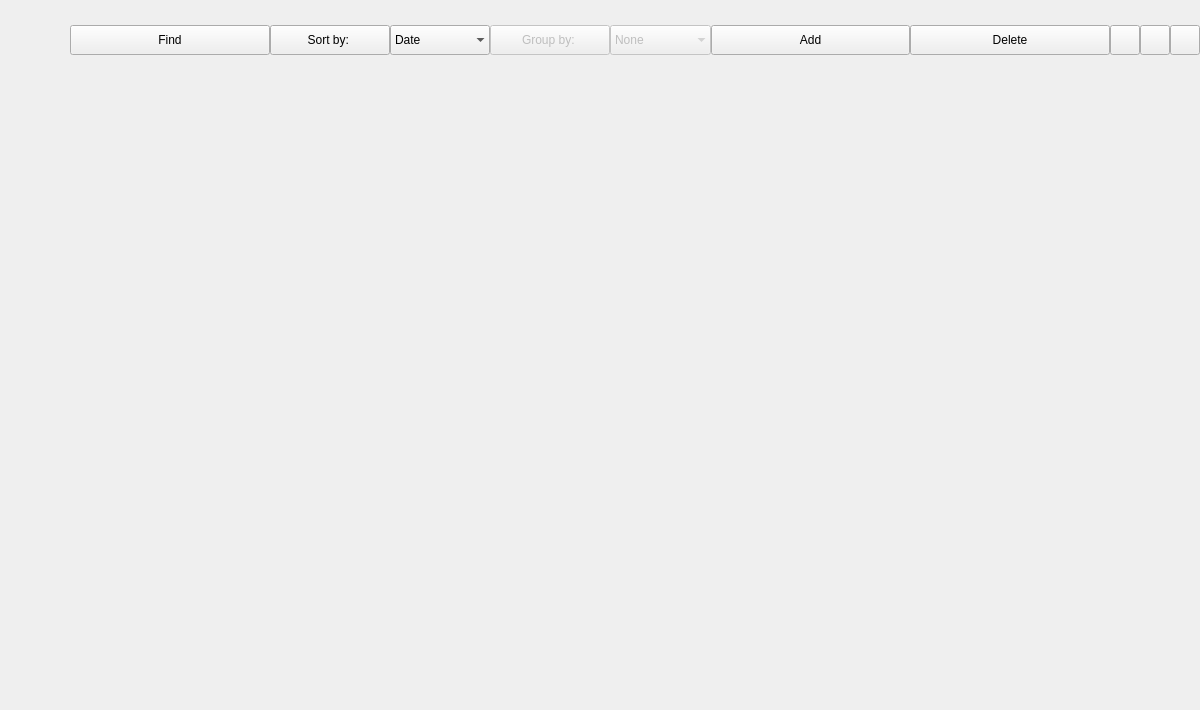
<?xml version="1.0" encoding="UTF-8"?>
<ui version="4.0">
 <class>MainWindow</class>
 <widget class="QMainWindow" name="MainWindow">
  <property name="windowModality">
   <enum>Qt::NonModal</enum>
  </property>
  <property name="enabled">
   <bool>true</bool>
  </property>
  <property name="geometry">
   <rect>
    <x>0</x>
    <y>0</y>
    <width>1200</width>
    <height>710</height>
   </rect>
  </property>
  <property name="sizePolicy">
   <sizepolicy hsizetype="Expanding" vsizetype="Expanding">
    <horstretch>0</horstretch>
    <verstretch>0</verstretch>
   </sizepolicy>
  </property>
  <property name="minimumSize">
   <size>
    <width>1060</width>
    <height>550</height>
   </size>
  </property>
  <property name="focusPolicy">
   <enum>Qt::NoFocus</enum>
  </property>
  <property name="contextMenuPolicy">
   <enum>Qt::NoContextMenu</enum>
  </property>
  <property name="windowTitle">
   <string>Reader</string>
  </property>
  <property name="layoutDirection">
   <enum>Qt::LeftToRight</enum>
  </property>
  <property name="autoFillBackground">
   <bool>true</bool>
  </property>
  <property name="styleSheet">
   <string notr="true">MainWindow
{
background: none;
border: 10px solid grey; 
outline: red solid 8px;
}</string>
  </property>
  <property name="animated">
   <bool>true</bool>
  </property>
  <property name="dockNestingEnabled">
   <bool>true</bool>
  </property>
  <property name="dockOptions">
   <set>QMainWindow::AllowNestedDocks|QMainWindow::AllowTabbedDocks|QMainWindow::AnimatedDocks|QMainWindow::ForceTabbedDocks|QMainWindow::GroupedDragging|QMainWindow::VerticalTabs</set>
  </property>
  <property name="unifiedTitleAndToolBarOnMac">
   <bool>true</bool>
  </property>
  <widget class="QWidget" name="MainWidget">
   <property name="sizePolicy">
    <sizepolicy hsizetype="Expanding" vsizetype="Expanding">
     <horstretch>0</horstretch>
     <verstretch>0</verstretch>
    </sizepolicy>
   </property>
   <property name="font">
    <font>
     <stylestrategy>PreferAntialias</stylestrategy>
    </font>
   </property>
   <property name="styleSheet">
    <string notr="true"/>
   </property>
   <layout class="QVBoxLayout" name="verticalLayout">
    <property name="spacing">
     <number>0</number>
    </property>
    <property name="sizeConstraint">
     <enum>QLayout::SetDefaultConstraint</enum>
    </property>
    <property name="leftMargin">
     <number>0</number>
    </property>
    <property name="topMargin">
     <number>0</number>
    </property>
    <property name="rightMargin">
     <number>0</number>
    </property>
    <property name="bottomMargin">
     <number>0</number>
    </property>
    <item>
     <widget class="QWidget" name="TopBarWidget" native="true">
      <property name="minimumSize">
       <size>
        <width>0</width>
        <height>25</height>
       </size>
      </property>
      <property name="maximumSize">
       <size>
        <width>16777215</width>
        <height>25</height>
       </size>
      </property>
      <layout class="QHBoxLayout" name="horizontalLayout_3">
       <property name="spacing">
        <number>0</number>
       </property>
       <property name="leftMargin">
        <number>0</number>
       </property>
       <property name="topMargin">
        <number>0</number>
       </property>
       <property name="rightMargin">
        <number>0</number>
       </property>
       <property name="bottomMargin">
        <number>0</number>
       </property>
       <item>
        <spacer name="horizontalSpacer">
         <property name="orientation">
          <enum>Qt::Horizontal</enum>
         </property>
         <property name="sizeHint" stdset="0">
          <size>
           <width>1122</width>
           <height>4</height>
          </size>
         </property>
        </spacer>
       </item>
       <item>
        <widget class="QPushButton" name="min_button">
         <property name="minimumSize">
          <size>
           <width>25</width>
           <height>25</height>
          </size>
         </property>
         <property name="maximumSize">
          <size>
           <width>25</width>
           <height>25</height>
          </size>
         </property>
         <property name="palette">
          <palette>
           <active>
            <colorrole role="WindowText">
             <brush brushstyle="SolidPattern">
              <color alpha="255">
               <red>255</red>
               <green>255</green>
               <blue>0</blue>
              </color>
             </brush>
            </colorrole>
            <colorrole role="Button">
             <brush brushstyle="SolidPattern">
              <color alpha="255">
               <red>255</red>
               <green>0</green>
               <blue>0</blue>
              </color>
             </brush>
            </colorrole>
            <colorrole role="Base">
             <brush brushstyle="SolidPattern">
              <color alpha="255">
               <red>255</red>
               <green>0</green>
               <blue>0</blue>
              </color>
             </brush>
            </colorrole>
            <colorrole role="Window">
             <brush brushstyle="SolidPattern">
              <color alpha="255">
               <red>255</red>
               <green>0</green>
               <blue>0</blue>
              </color>
             </brush>
            </colorrole>
            <colorrole role="Highlight">
             <brush brushstyle="SolidPattern">
              <color alpha="255">
               <red>255</red>
               <green>0</green>
               <blue>0</blue>
              </color>
             </brush>
            </colorrole>
            <colorrole role="Link">
             <brush brushstyle="SolidPattern">
              <color alpha="255">
               <red>255</red>
               <green>0</green>
               <blue>0</blue>
              </color>
             </brush>
            </colorrole>
           </active>
           <inactive>
            <colorrole role="WindowText">
             <brush brushstyle="SolidPattern">
              <color alpha="255">
               <red>255</red>
               <green>255</green>
               <blue>0</blue>
              </color>
             </brush>
            </colorrole>
            <colorrole role="Button">
             <brush brushstyle="SolidPattern">
              <color alpha="255">
               <red>255</red>
               <green>0</green>
               <blue>0</blue>
              </color>
             </brush>
            </colorrole>
            <colorrole role="Base">
             <brush brushstyle="SolidPattern">
              <color alpha="255">
               <red>255</red>
               <green>0</green>
               <blue>0</blue>
              </color>
             </brush>
            </colorrole>
            <colorrole role="Window">
             <brush brushstyle="SolidPattern">
              <color alpha="255">
               <red>255</red>
               <green>0</green>
               <blue>0</blue>
              </color>
             </brush>
            </colorrole>
            <colorrole role="Highlight">
             <brush brushstyle="SolidPattern">
              <color alpha="255">
               <red>255</red>
               <green>0</green>
               <blue>0</blue>
              </color>
             </brush>
            </colorrole>
            <colorrole role="Link">
             <brush brushstyle="SolidPattern">
              <color alpha="255">
               <red>255</red>
               <green>0</green>
               <blue>0</blue>
              </color>
             </brush>
            </colorrole>
           </inactive>
           <disabled>
            <colorrole role="WindowText">
             <brush brushstyle="SolidPattern">
              <color alpha="255">
               <red>120</red>
               <green>120</green>
               <blue>120</blue>
              </color>
             </brush>
            </colorrole>
            <colorrole role="Button">
             <brush brushstyle="SolidPattern">
              <color alpha="255">
               <red>255</red>
               <green>0</green>
               <blue>0</blue>
              </color>
             </brush>
            </colorrole>
            <colorrole role="Base">
             <brush brushstyle="SolidPattern">
              <color alpha="255">
               <red>255</red>
               <green>0</green>
               <blue>0</blue>
              </color>
             </brush>
            </colorrole>
            <colorrole role="Window">
             <brush brushstyle="SolidPattern">
              <color alpha="255">
               <red>255</red>
               <green>0</green>
               <blue>0</blue>
              </color>
             </brush>
            </colorrole>
            <colorrole role="Highlight">
             <brush brushstyle="SolidPattern">
              <color alpha="255">
               <red>255</red>
               <green>0</green>
               <blue>0</blue>
              </color>
             </brush>
            </colorrole>
            <colorrole role="Link">
             <brush brushstyle="SolidPattern">
              <color alpha="255">
               <red>255</red>
               <green>0</green>
               <blue>0</blue>
              </color>
             </brush>
            </colorrole>
           </disabled>
          </palette>
         </property>
         <property name="font">
          <font>
           <pointsize>40</pointsize>
          </font>
         </property>
         <property name="styleSheet">
          <string notr="true"/>
         </property>
         <property name="text">
          <string notr="true"/>
         </property>
         <property name="shortcut">
          <string notr="true"/>
         </property>
         <property name="autoDefault">
          <bool>false</bool>
         </property>
         <property name="default">
          <bool>false</bool>
         </property>
         <property name="flat">
          <bool>true</bool>
         </property>
        </widget>
       </item>
       <item>
        <widget class="QPushButton" name="full_size_button">
         <property name="minimumSize">
          <size>
           <width>25</width>
           <height>25</height>
          </size>
         </property>
         <property name="maximumSize">
          <size>
           <width>25</width>
           <height>25</height>
          </size>
         </property>
         <property name="palette">
          <palette>
           <active>
            <colorrole role="WindowText">
             <brush brushstyle="SolidPattern">
              <color alpha="255">
               <red>255</red>
               <green>255</green>
               <blue>0</blue>
              </color>
             </brush>
            </colorrole>
            <colorrole role="Button">
             <brush brushstyle="SolidPattern">
              <color alpha="255">
               <red>255</red>
               <green>0</green>
               <blue>0</blue>
              </color>
             </brush>
            </colorrole>
            <colorrole role="Base">
             <brush brushstyle="SolidPattern">
              <color alpha="255">
               <red>255</red>
               <green>0</green>
               <blue>0</blue>
              </color>
             </brush>
            </colorrole>
            <colorrole role="Window">
             <brush brushstyle="SolidPattern">
              <color alpha="255">
               <red>255</red>
               <green>0</green>
               <blue>0</blue>
              </color>
             </brush>
            </colorrole>
            <colorrole role="Highlight">
             <brush brushstyle="SolidPattern">
              <color alpha="255">
               <red>255</red>
               <green>0</green>
               <blue>0</blue>
              </color>
             </brush>
            </colorrole>
            <colorrole role="Link">
             <brush brushstyle="SolidPattern">
              <color alpha="255">
               <red>255</red>
               <green>0</green>
               <blue>0</blue>
              </color>
             </brush>
            </colorrole>
           </active>
           <inactive>
            <colorrole role="WindowText">
             <brush brushstyle="SolidPattern">
              <color alpha="255">
               <red>255</red>
               <green>255</green>
               <blue>0</blue>
              </color>
             </brush>
            </colorrole>
            <colorrole role="Button">
             <brush brushstyle="SolidPattern">
              <color alpha="255">
               <red>255</red>
               <green>0</green>
               <blue>0</blue>
              </color>
             </brush>
            </colorrole>
            <colorrole role="Base">
             <brush brushstyle="SolidPattern">
              <color alpha="255">
               <red>255</red>
               <green>0</green>
               <blue>0</blue>
              </color>
             </brush>
            </colorrole>
            <colorrole role="Window">
             <brush brushstyle="SolidPattern">
              <color alpha="255">
               <red>255</red>
               <green>0</green>
               <blue>0</blue>
              </color>
             </brush>
            </colorrole>
            <colorrole role="Highlight">
             <brush brushstyle="SolidPattern">
              <color alpha="255">
               <red>255</red>
               <green>0</green>
               <blue>0</blue>
              </color>
             </brush>
            </colorrole>
            <colorrole role="Link">
             <brush brushstyle="SolidPattern">
              <color alpha="255">
               <red>255</red>
               <green>0</green>
               <blue>0</blue>
              </color>
             </brush>
            </colorrole>
           </inactive>
           <disabled>
            <colorrole role="WindowText">
             <brush brushstyle="SolidPattern">
              <color alpha="255">
               <red>120</red>
               <green>120</green>
               <blue>120</blue>
              </color>
             </brush>
            </colorrole>
            <colorrole role="Button">
             <brush brushstyle="SolidPattern">
              <color alpha="255">
               <red>255</red>
               <green>0</green>
               <blue>0</blue>
              </color>
             </brush>
            </colorrole>
            <colorrole role="Base">
             <brush brushstyle="SolidPattern">
              <color alpha="255">
               <red>255</red>
               <green>0</green>
               <blue>0</blue>
              </color>
             </brush>
            </colorrole>
            <colorrole role="Window">
             <brush brushstyle="SolidPattern">
              <color alpha="255">
               <red>255</red>
               <green>0</green>
               <blue>0</blue>
              </color>
             </brush>
            </colorrole>
            <colorrole role="Highlight">
             <brush brushstyle="SolidPattern">
              <color alpha="255">
               <red>255</red>
               <green>0</green>
               <blue>0</blue>
              </color>
             </brush>
            </colorrole>
            <colorrole role="Link">
             <brush brushstyle="SolidPattern">
              <color alpha="255">
               <red>255</red>
               <green>0</green>
               <blue>0</blue>
              </color>
             </brush>
            </colorrole>
           </disabled>
          </palette>
         </property>
         <property name="font">
          <font>
           <pointsize>40</pointsize>
          </font>
         </property>
         <property name="styleSheet">
          <string notr="true"/>
         </property>
         <property name="text">
          <string notr="true"/>
         </property>
         <property name="shortcut">
          <string notr="true"/>
         </property>
         <property name="autoDefault">
          <bool>false</bool>
         </property>
         <property name="default">
          <bool>false</bool>
         </property>
         <property name="flat">
          <bool>true</bool>
         </property>
        </widget>
       </item>
       <item>
        <widget class="QPushButton" name="exit_button">
         <property name="sizePolicy">
          <sizepolicy hsizetype="Fixed" vsizetype="Fixed">
           <horstretch>0</horstretch>
           <verstretch>0</verstretch>
          </sizepolicy>
         </property>
         <property name="minimumSize">
          <size>
           <width>25</width>
           <height>25</height>
          </size>
         </property>
         <property name="maximumSize">
          <size>
           <width>25</width>
           <height>25</height>
          </size>
         </property>
         <property name="sizeIncrement">
          <size>
           <width>1</width>
           <height>1</height>
          </size>
         </property>
         <property name="palette">
          <palette>
           <active>
            <colorrole role="WindowText">
             <brush brushstyle="SolidPattern">
              <color alpha="255">
               <red>255</red>
               <green>255</green>
               <blue>0</blue>
              </color>
             </brush>
            </colorrole>
            <colorrole role="Button">
             <brush brushstyle="SolidPattern">
              <color alpha="255">
               <red>255</red>
               <green>0</green>
               <blue>0</blue>
              </color>
             </brush>
            </colorrole>
            <colorrole role="Base">
             <brush brushstyle="SolidPattern">
              <color alpha="255">
               <red>255</red>
               <green>0</green>
               <blue>0</blue>
              </color>
             </brush>
            </colorrole>
            <colorrole role="Window">
             <brush brushstyle="SolidPattern">
              <color alpha="255">
               <red>255</red>
               <green>0</green>
               <blue>0</blue>
              </color>
             </brush>
            </colorrole>
            <colorrole role="Highlight">
             <brush brushstyle="SolidPattern">
              <color alpha="255">
               <red>255</red>
               <green>0</green>
               <blue>0</blue>
              </color>
             </brush>
            </colorrole>
            <colorrole role="Link">
             <brush brushstyle="SolidPattern">
              <color alpha="255">
               <red>255</red>
               <green>0</green>
               <blue>0</blue>
              </color>
             </brush>
            </colorrole>
           </active>
           <inactive>
            <colorrole role="WindowText">
             <brush brushstyle="SolidPattern">
              <color alpha="255">
               <red>255</red>
               <green>255</green>
               <blue>0</blue>
              </color>
             </brush>
            </colorrole>
            <colorrole role="Button">
             <brush brushstyle="SolidPattern">
              <color alpha="255">
               <red>255</red>
               <green>0</green>
               <blue>0</blue>
              </color>
             </brush>
            </colorrole>
            <colorrole role="Base">
             <brush brushstyle="SolidPattern">
              <color alpha="255">
               <red>255</red>
               <green>0</green>
               <blue>0</blue>
              </color>
             </brush>
            </colorrole>
            <colorrole role="Window">
             <brush brushstyle="SolidPattern">
              <color alpha="255">
               <red>255</red>
               <green>0</green>
               <blue>0</blue>
              </color>
             </brush>
            </colorrole>
            <colorrole role="Highlight">
             <brush brushstyle="SolidPattern">
              <color alpha="255">
               <red>255</red>
               <green>0</green>
               <blue>0</blue>
              </color>
             </brush>
            </colorrole>
            <colorrole role="Link">
             <brush brushstyle="SolidPattern">
              <color alpha="255">
               <red>255</red>
               <green>0</green>
               <blue>0</blue>
              </color>
             </brush>
            </colorrole>
           </inactive>
           <disabled>
            <colorrole role="WindowText">
             <brush brushstyle="SolidPattern">
              <color alpha="255">
               <red>120</red>
               <green>120</green>
               <blue>120</blue>
              </color>
             </brush>
            </colorrole>
            <colorrole role="Button">
             <brush brushstyle="SolidPattern">
              <color alpha="255">
               <red>255</red>
               <green>0</green>
               <blue>0</blue>
              </color>
             </brush>
            </colorrole>
            <colorrole role="Base">
             <brush brushstyle="SolidPattern">
              <color alpha="255">
               <red>255</red>
               <green>0</green>
               <blue>0</blue>
              </color>
             </brush>
            </colorrole>
            <colorrole role="Window">
             <brush brushstyle="SolidPattern">
              <color alpha="255">
               <red>255</red>
               <green>0</green>
               <blue>0</blue>
              </color>
             </brush>
            </colorrole>
            <colorrole role="Highlight">
             <brush brushstyle="SolidPattern">
              <color alpha="255">
               <red>255</red>
               <green>0</green>
               <blue>0</blue>
              </color>
             </brush>
            </colorrole>
            <colorrole role="Link">
             <brush brushstyle="SolidPattern">
              <color alpha="255">
               <red>255</red>
               <green>0</green>
               <blue>0</blue>
              </color>
             </brush>
            </colorrole>
           </disabled>
          </palette>
         </property>
         <property name="font">
          <font>
           <pointsize>12</pointsize>
          </font>
         </property>
         <property name="styleSheet">
          <string notr="true"/>
         </property>
         <property name="text">
          <string notr="true"/>
         </property>
         <property name="shortcut">
          <string notr="true"/>
         </property>
         <property name="autoDefault">
          <bool>false</bool>
         </property>
         <property name="default">
          <bool>false</bool>
         </property>
         <property name="flat">
          <bool>true</bool>
         </property>
        </widget>
       </item>
      </layout>
     </widget>
    </item>
    <item>
     <layout class="QHBoxLayout" name="horizontalLayout_2">
      <property name="spacing">
       <number>0</number>
      </property>
      <property name="leftMargin">
       <number>0</number>
      </property>
      <property name="topMargin">
       <number>0</number>
      </property>
      <property name="rightMargin">
       <number>0</number>
      </property>
      <property name="bottomMargin">
       <number>0</number>
      </property>
      <item>
       <layout class="QVBoxLayout" name="LeftMenu">
        <property name="spacing">
         <number>0</number>
        </property>
        <property name="sizeConstraint">
         <enum>QLayout::SetDefaultConstraint</enum>
        </property>
        <property name="leftMargin">
         <number>0</number>
        </property>
        <property name="topMargin">
         <number>0</number>
        </property>
        <property name="rightMargin">
         <number>0</number>
        </property>
        <item>
         <widget class="QPushButton" name="Library">
          <property name="sizePolicy">
           <sizepolicy hsizetype="Fixed" vsizetype="Fixed">
            <horstretch>0</horstretch>
            <verstretch>0</verstretch>
           </sizepolicy>
          </property>
          <property name="minimumSize">
           <size>
            <width>70</width>
            <height>100</height>
           </size>
          </property>
          <property name="maximumSize">
           <size>
            <width>70</width>
            <height>100</height>
           </size>
          </property>
          <property name="styleSheet">
           <string notr="true"/>
          </property>
          <property name="text">
           <string notr="true"/>
          </property>
          <property name="iconSize">
           <size>
            <width>90</width>
            <height>90</height>
           </size>
          </property>
          <property name="checkable">
           <bool>true</bool>
          </property>
          <property name="autoDefault">
           <bool>true</bool>
          </property>
          <property name="default">
           <bool>true</bool>
          </property>
          <property name="flat">
           <bool>true</bool>
          </property>
         </widget>
        </item>
        <item>
         <widget class="QPushButton" name="Settings">
          <property name="sizePolicy">
           <sizepolicy hsizetype="Fixed" vsizetype="Fixed">
            <horstretch>0</horstretch>
            <verstretch>0</verstretch>
           </sizepolicy>
          </property>
          <property name="minimumSize">
           <size>
            <width>70</width>
            <height>100</height>
           </size>
          </property>
          <property name="maximumSize">
           <size>
            <width>70</width>
            <height>100</height>
           </size>
          </property>
          <property name="text">
           <string notr="true"/>
          </property>
          <property name="checkable">
           <bool>true</bool>
          </property>
          <property name="flat">
           <bool>true</bool>
          </property>
         </widget>
        </item>
        <item>
         <widget class="QPushButton" name="Synchronization">
          <property name="sizePolicy">
           <sizepolicy hsizetype="Fixed" vsizetype="Fixed">
            <horstretch>0</horstretch>
            <verstretch>0</verstretch>
           </sizepolicy>
          </property>
          <property name="minimumSize">
           <size>
            <width>70</width>
            <height>100</height>
           </size>
          </property>
          <property name="maximumSize">
           <size>
            <width>70</width>
            <height>100</height>
           </size>
          </property>
          <property name="text">
           <string notr="true"/>
          </property>
          <property name="checkable">
           <bool>true</bool>
          </property>
          <property name="flat">
           <bool>true</bool>
          </property>
         </widget>
        </item>
        <item>
         <widget class="QWidget" name="LeftExpandingWidget" native="true">
          <property name="sizePolicy">
           <sizepolicy hsizetype="Fixed" vsizetype="Expanding">
            <horstretch>0</horstretch>
            <verstretch>0</verstretch>
           </sizepolicy>
          </property>
          <property name="minimumSize">
           <size>
            <width>70</width>
            <height>0</height>
           </size>
          </property>
          <property name="maximumSize">
           <size>
            <width>70</width>
            <height>16777215</height>
           </size>
          </property>
         </widget>
        </item>
        <item>
         <widget class="QPushButton" name="Logout">
          <property name="sizePolicy">
           <sizepolicy hsizetype="Fixed" vsizetype="Fixed">
            <horstretch>0</horstretch>
            <verstretch>0</verstretch>
           </sizepolicy>
          </property>
          <property name="minimumSize">
           <size>
            <width>70</width>
            <height>70</height>
           </size>
          </property>
          <property name="maximumSize">
           <size>
            <width>70</width>
            <height>70</height>
           </size>
          </property>
          <property name="text">
           <string notr="true"/>
          </property>
          <property name="checkable">
           <bool>true</bool>
          </property>
          <property name="flat">
           <bool>true</bool>
          </property>
         </widget>
        </item>
       </layout>
      </item>
      <item>
       <layout class="QVBoxLayout" name="TabsLayout">
        <property name="spacing">
         <number>0</number>
        </property>
        <property name="sizeConstraint">
         <enum>QLayout::SetFixedSize</enum>
        </property>
        <property name="bottomMargin">
         <number>0</number>
        </property>
        <item>
         <layout class="QVBoxLayout" name="ButtonsLayout">
          <property name="spacing">
           <number>0</number>
          </property>
          <property name="sizeConstraint">
           <enum>QLayout::SetMinimumSize</enum>
          </property>
          <item>
           <layout class="QHBoxLayout" name="LibraryButtons" stretch="2,1,1,1,1,2,2,0,0,0">
            <property name="spacing">
             <number>0</number>
            </property>
            <property name="sizeConstraint">
             <enum>QLayout::SetMinimumSize</enum>
            </property>
            <property name="topMargin">
             <number>0</number>
            </property>
            <item>
             <widget class="QPushButton" name="_Find">
              <property name="sizePolicy">
               <sizepolicy hsizetype="Preferred" vsizetype="Fixed">
                <horstretch>0</horstretch>
                <verstretch>0</verstretch>
               </sizepolicy>
              </property>
              <property name="minimumSize">
               <size>
                <width>120</width>
                <height>30</height>
               </size>
              </property>
              <property name="maximumSize">
               <size>
                <width>16777215</width>
                <height>30</height>
               </size>
              </property>
              <property name="text">
               <string>Find</string>
              </property>
              <property name="checkable">
               <bool>true</bool>
              </property>
             </widget>
            </item>
            <item>
             <widget class="QPushButton" name="_Sort">
              <property name="minimumSize">
               <size>
                <width>120</width>
                <height>30</height>
               </size>
              </property>
              <property name="maximumSize">
               <size>
                <width>16777215</width>
                <height>30</height>
               </size>
              </property>
              <property name="styleSheet">
               <string notr="true"/>
              </property>
              <property name="text">
               <string>Sort by: </string>
              </property>
             </widget>
            </item>
            <item>
             <widget class="QComboBox" name="_SortBox">
              <property name="minimumSize">
               <size>
                <width>0</width>
                <height>30</height>
               </size>
              </property>
              <property name="styleSheet">
               <string notr="true"/>
              </property>
              <property name="insertPolicy">
               <enum>QComboBox::InsertAtTop</enum>
              </property>
              <property name="sizeAdjustPolicy">
               <enum>QComboBox::AdjustToContents</enum>
              </property>
              <property name="iconSize">
               <size>
                <width>0</width>
                <height>0</height>
               </size>
              </property>
              <property name="frame">
               <bool>false</bool>
              </property>
              <item>
               <property name="text">
                <string>Date</string>
               </property>
              </item>
              <item>
               <property name="text">
                <string>Author</string>
               </property>
              </item>
              <item>
               <property name="text">
                <string>Title</string>
               </property>
              </item>
             </widget>
            </item>
            <item>
             <widget class="QPushButton" name="_Group">
              <property name="enabled">
               <bool>false</bool>
              </property>
              <property name="minimumSize">
               <size>
                <width>120</width>
                <height>30</height>
               </size>
              </property>
              <property name="maximumSize">
               <size>
                <width>16777215</width>
                <height>30</height>
               </size>
              </property>
              <property name="text">
               <string>Group by: </string>
              </property>
             </widget>
            </item>
            <item>
             <widget class="QComboBox" name="_GroupBox">
              <property name="enabled">
               <bool>false</bool>
              </property>
              <property name="minimumSize">
               <size>
                <width>101</width>
                <height>30</height>
               </size>
              </property>
              <property name="styleSheet">
               <string notr="true"/>
              </property>
              <property name="insertPolicy">
               <enum>QComboBox::InsertAtTop</enum>
              </property>
              <property name="sizeAdjustPolicy">
               <enum>QComboBox::AdjustToContents</enum>
              </property>
              <property name="frame">
               <bool>false</bool>
              </property>
              <item>
               <property name="text">
                <string>None</string>
               </property>
              </item>
              <item>
               <property name="text">
                <string>Author</string>
               </property>
              </item>
              <item>
               <property name="text">
                <string>Title</string>
               </property>
              </item>
              <item>
               <property name="text">
                <string>Genre</string>
               </property>
              </item>
              <item>
               <property name="text">
                <string>Book series</string>
               </property>
              </item>
             </widget>
            </item>
            <item>
             <widget class="QPushButton" name="_AddBooks">
              <property name="sizePolicy">
               <sizepolicy hsizetype="Preferred" vsizetype="Fixed">
                <horstretch>0</horstretch>
                <verstretch>0</verstretch>
               </sizepolicy>
              </property>
              <property name="minimumSize">
               <size>
                <width>120</width>
                <height>30</height>
               </size>
              </property>
              <property name="maximumSize">
               <size>
                <width>16777215</width>
                <height>30</height>
               </size>
              </property>
              <property name="text">
               <string>Add</string>
              </property>
             </widget>
            </item>
            <item>
             <widget class="QPushButton" name="_Delete">
              <property name="sizePolicy">
               <sizepolicy hsizetype="Preferred" vsizetype="Fixed">
                <horstretch>0</horstretch>
                <verstretch>0</verstretch>
               </sizepolicy>
              </property>
              <property name="minimumSize">
               <size>
                <width>120</width>
                <height>30</height>
               </size>
              </property>
              <property name="maximumSize">
               <size>
                <width>16777215</width>
                <height>30</height>
               </size>
              </property>
              <property name="text">
               <string>Delete</string>
              </property>
             </widget>
            </item>
            <item>
             <widget class="QPushButton" name="_ChangeViewMode">
              <property name="minimumSize">
               <size>
                <width>30</width>
                <height>30</height>
               </size>
              </property>
              <property name="maximumSize">
               <size>
                <width>30</width>
                <height>30</height>
               </size>
              </property>
              <property name="text">
               <string notr="true"/>
              </property>
              <property name="shortcut">
               <string notr="true"/>
              </property>
              <property name="checkable">
               <bool>true</bool>
              </property>
             </widget>
            </item>
            <item>
             <widget class="QPushButton" name="_Upscale">
              <property name="minimumSize">
               <size>
                <width>30</width>
                <height>30</height>
               </size>
              </property>
              <property name="maximumSize">
               <size>
                <width>30</width>
                <height>30</height>
               </size>
              </property>
              <property name="text">
               <string notr="true"/>
              </property>
              <property name="shortcut">
               <string notr="true"/>
              </property>
             </widget>
            </item>
            <item>
             <widget class="QPushButton" name="_Downscale">
              <property name="minimumSize">
               <size>
                <width>30</width>
                <height>30</height>
               </size>
              </property>
              <property name="maximumSize">
               <size>
                <width>30</width>
                <height>30</height>
               </size>
              </property>
              <property name="text">
               <string notr="true"/>
              </property>
              <property name="shortcut">
               <string notr="true"/>
              </property>
             </widget>
            </item>
           </layout>
          </item>
         </layout>
        </item>
        <item>
         <widget class="settingslayout" name="SettingsLayout" native="true">
          <property name="sizePolicy">
           <sizepolicy hsizetype="Expanding" vsizetype="Expanding">
            <horstretch>0</horstretch>
            <verstretch>0</verstretch>
           </sizepolicy>
          </property>
          <property name="minimumSize">
           <size>
            <width>100</width>
            <height>100</height>
           </size>
          </property>
         </widget>
        </item>
        <item>
         <widget class="synchronizationlayout" name="SynchronizationLayout" native="true">
          <property name="sizePolicy">
           <sizepolicy hsizetype="Expanding" vsizetype="Expanding">
            <horstretch>0</horstretch>
            <verstretch>0</verstretch>
           </sizepolicy>
          </property>
          <property name="minimumSize">
           <size>
            <width>100</width>
            <height>100</height>
           </size>
          </property>
          <zorder></zorder>
         </widget>
        </item>
       </layout>
      </item>
     </layout>
    </item>
   </layout>
  </widget>
 </widget>
 <layoutdefault spacing="6" margin="11"/>
 <customwidgets>
  <customwidget>
   <class>settingslayout</class>
   <extends>QWidget</extends>
   <header>settings_layout.h</header>
   <container>1</container>
  </customwidget>
  <customwidget>
   <class>synchronizationlayout</class>
   <extends>QWidget</extends>
   <header>synchronization_layout.h</header>
   <container>1</container>
  </customwidget>
 </customwidgets>
 <tabstops>
  <tabstop>Library</tabstop>
  <tabstop>Settings</tabstop>
  <tabstop>Synchronization</tabstop>
  <tabstop>Logout</tabstop>
 </tabstops>
 <resources/>
 <connections/>
</ui>
